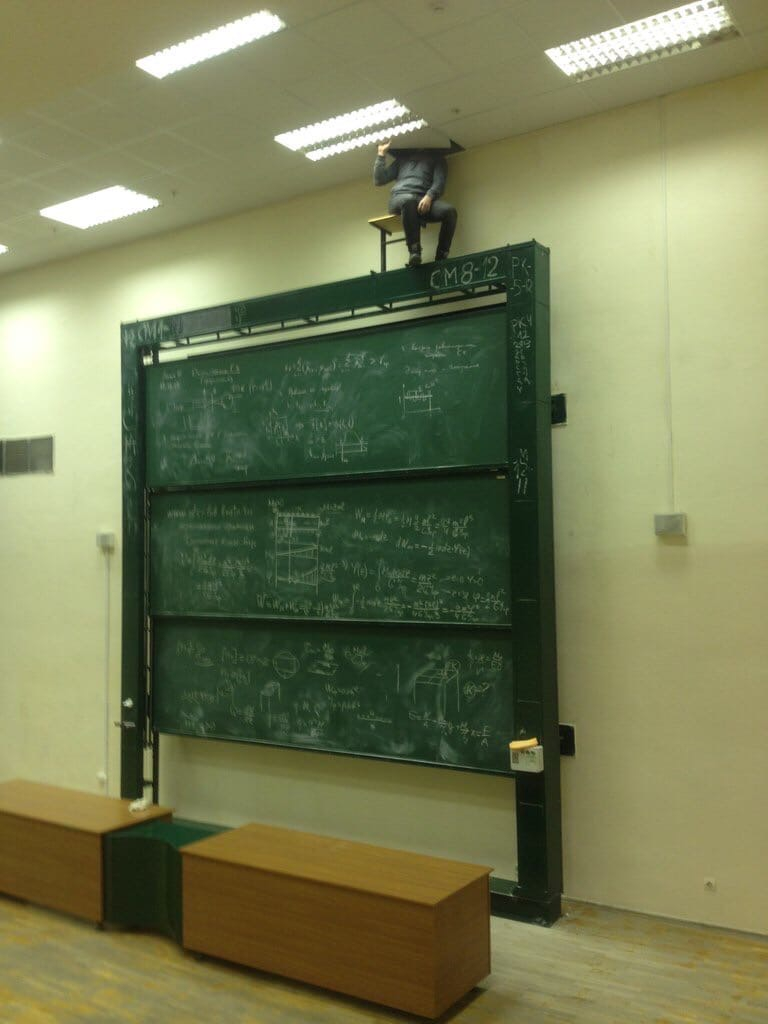
#> input picture images/1.jpg, 768 x 1024 px; its folder holds 4 pictures in this run
$ python main.py
#> lines starting #> are read from the running program, lines starting #| are printed output that depends on the picture
def z1():
    import os
    from PIL import Image
    input_folder = "images"

    output_folder = "output_images/"
    if not os.path.exists(output_folder):
        os.mkdir(output_folder)

    for file_name in os.listdir(input_folder):
        if file_name.endswith(".jpg") or file_name.endswith(".png"):
            path = os.path.join(input_folder, file_name)
            image = Image.open(path)
#> image is the input picture: PIL image 768x1024 RGB; mean R, G, B 118.7, 123.8, 84.8
            gray_image = image.convert('L')
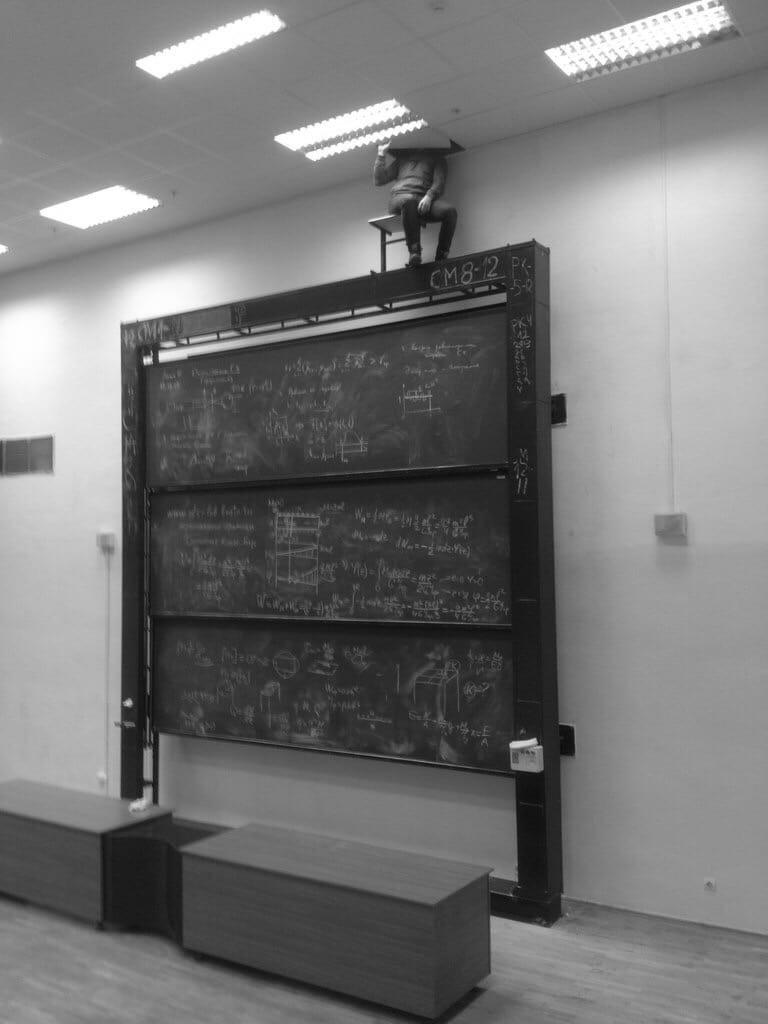
#> gray_image: PIL image 768x1024 L; min 6, max 255, mean 117.8

            output_path = os.path.join(output_folder, "gray_" + file_name)
            gray_image.save(output_path)
#> pass 2 of the loop in z1, `for file_name in os.listdir(input_folder):`:
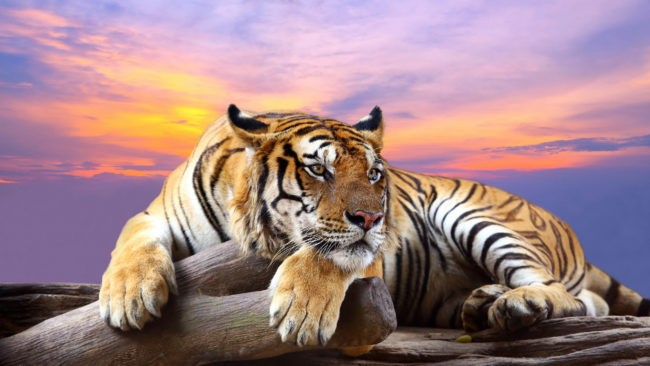
#> input picture images/2.jpg, 650 x 366 px
#> in z1, image is the input picture: PIL image 650x366 RGB; mean R, G, B 162, 131.5, 135.9
#> in z1, `gray_image = image.convert('L')`:
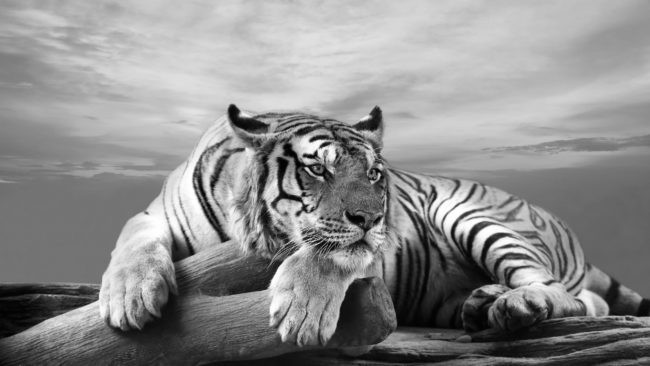
#> gray_image: PIL image 650x366 L; min 0, max 255, mean 141.1
#> pass 3 of the loop in z1, `for file_name in os.listdir(input_folder):`:
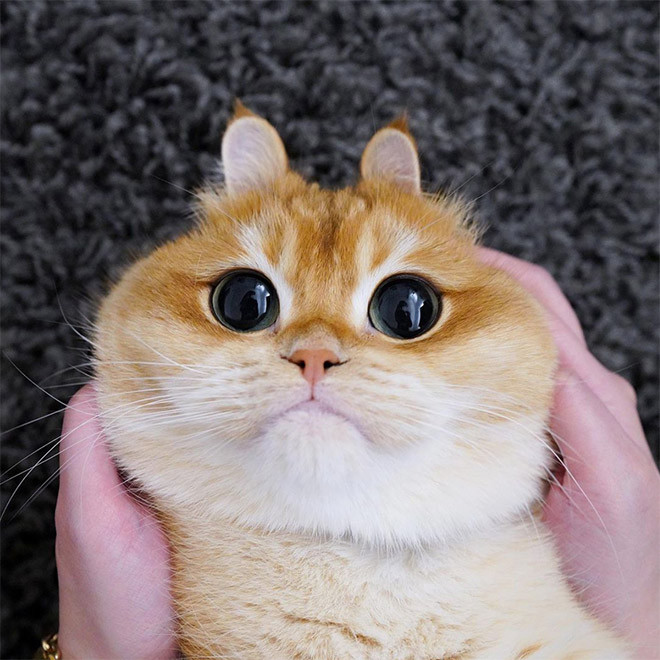
#> input picture images/3.jpg, 660 x 660 px
#> in z1, image is the input picture: PIL image 660x660 RGB; mean R, G, B 130.3, 118.2, 116
#> in z1, `gray_image = image.convert('L')`:
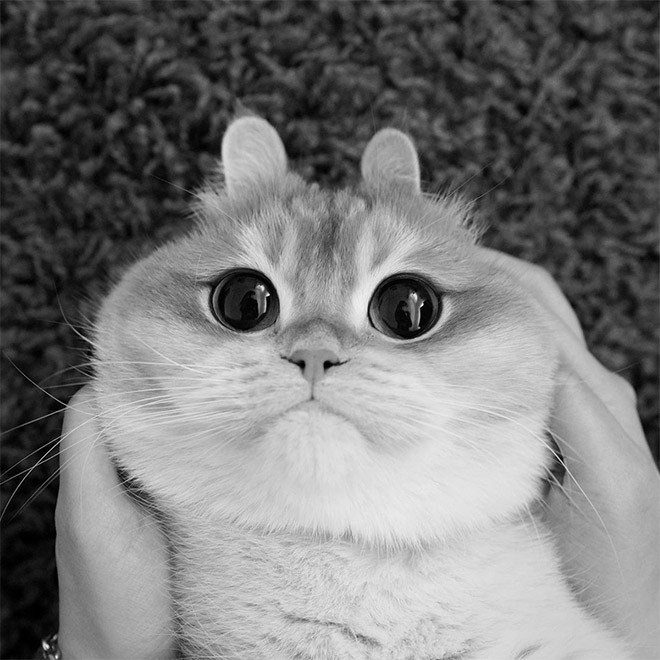
#> gray_image: PIL image 660x660 L; min 0, max 254, mean 121.5
#> the loop made 4 passes; the first 3 are shown
def z2():
    import csv
#> (the run stopped early here; a loop or call above may not have finished)
